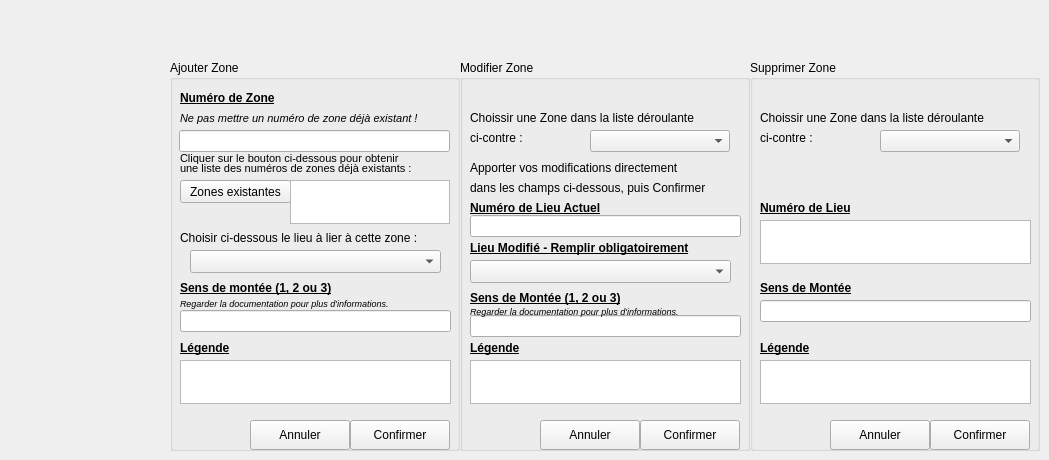
      <widget class="QWidget" name="tbGestionZone">
       <attribute name="title">
        <string>Gestion des zones...</string>
       </attribute>
       <widget class="QGroupBox" name="gbModifierZone">
        <property name="geometry">
         <rect>
          <x>460</x>
          <y>60</y>
          <width>290</width>
          <height>391</height>
         </rect>
        </property>
        <property name="title">
         <string>Modifier Zone</string>
        </property>
        <widget class="QLabel" name="label_93">
         <property name="geometry">
          <rect>
           <x>10</x>
           <y>50</y>
           <width>261</width>
           <height>16</height>
          </rect>
         </property>
         <property name="text">
          <string>Choissir une Zone dans la liste déroulante</string>
         </property>
        </widget>
        <widget class="QComboBox" name="cBoxZoneMod">
         <property name="geometry">
          <rect>
           <x>130</x>
           <y>70</y>
           <width>140</width>
           <height>22</height>
          </rect>
         </property>
        </widget>
        <widget class="QLabel" name="label_94">
         <property name="geometry">
          <rect>
           <x>10</x>
           <y>70</y>
           <width>71</width>
           <height>16</height>
          </rect>
         </property>
         <property name="text">
          <string>ci-contre :</string>
         </property>
        </widget>
        <widget class="QLabel" name="label_95">
         <property name="geometry">
          <rect>
           <x>10</x>
           <y>230</y>
           <width>191</width>
           <height>16</height>
          </rect>
         </property>
         <property name="font">
          <font>
           <weight>75</weight>
           <bold>true</bold>
           <underline>true</underline>
          </font>
         </property>
         <property name="text">
          <string>Sens de Montée (1, 2 ou 3)</string>
         </property>
        </widget>
        <widget class="QLabel" name="label_96">
         <property name="geometry">
          <rect>
           <x>10</x>
           <y>280</y>
           <width>61</width>
           <height>16</height>
          </rect>
         </property>
         <property name="font">
          <font>
           <weight>75</weight>
           <bold>true</bold>
           <underline>true</underline>
          </font>
         </property>
         <property name="text">
          <string>Légende</string>
         </property>
        </widget>
        <widget class="QTextEdit" name="txtZoneLegendeMod">
         <property name="geometry">
          <rect>
           <x>10</x>
           <y>300</y>
           <width>271</width>
           <height>44</height>
          </rect>
         </property>
        </widget>
        <widget class="QLabel" name="label_99">
         <property name="geometry">
          <rect>
           <x>10</x>
           <y>100</y>
           <width>261</width>
           <height>16</height>
          </rect>
         </property>
         <property name="font">
          <font>
           <weight>50</weight>
           <bold>false</bold>
          </font>
         </property>
         <property name="text">
          <string>Apporter vos modifications directement</string>
         </property>
        </widget>
        <widget class="QLabel" name="label_100">
         <property name="geometry">
          <rect>
           <x>10</x>
           <y>120</y>
           <width>271</width>
           <height>16</height>
          </rect>
         </property>
         <property name="text">
          <string>dans les champs ci-dessous, puis Confirmer</string>
         </property>
        </widget>
        <widget class="QPushButton" name="btAnnulerZoneMod">
         <property name="geometry">
          <rect>
           <x>80</x>
           <y>360</y>
           <width>100</width>
           <height>30</height>
          </rect>
         </property>
         <property name="text">
          <string>Annuler</string>
         </property>
         <property name="icon">
          <iconset>
           <normaloff>C:/Users/Tom/Documents/ECOLE/BTS_IRIS_2/SuPerL/LINUX/FONCTIONNEL_RV1/Projet_Config/ressources/ButtonClose.png</normaloff>C:/Users/Tom/Documents/ECOLE/BTS_IRIS_2/SuPerL/LINUX/FONCTIONNEL_RV1/Projet_Config/ressources/ButtonClose.png</iconset>
         </property>
        </widget>
        <widget class="QPushButton" name="btOkZoneMod">
         <property name="geometry">
          <rect>
           <x>180</x>
           <y>360</y>
           <width>100</width>
           <height>30</height>
          </rect>
         </property>
         <property name="text">
          <string>Confirmer</string>
         </property>
         <property name="icon">
          <iconset>
           <normaloff>C:/Users/Tom/Documents/ECOLE/BTS_IRIS_2/SuPerL/LINUX/FONCTIONNEL_RV1/Projet_Config/ressources/bt_ok.png</normaloff>C:/Users/Tom/Documents/ECOLE/BTS_IRIS_2/SuPerL/LINUX/FONCTIONNEL_RV1/Projet_Config/ressources/bt_ok.png</iconset>
         </property>
        </widget>
        <widget class="QLabel" name="label_101">
         <property name="geometry">
          <rect>
           <x>230</x>
           <y>2</y>
           <width>51</width>
           <height>51</height>
          </rect>
         </property>
         <property name="text">
          <string/>
         </property>
         <property name="pixmap">
          <pixmap>C:/Users/Tom/Documents/ECOLE/BTS_IRIS_2/SuPerL/LINUX/FONCTIONNEL_RV1/Projet_Config/ressources/modifier.png</pixmap>
         </property>
        </widget>
        <widget class="QLabel" name="label_108">
         <property name="geometry">
          <rect>
           <x>10</x>
           <y>180</y>
           <width>281</width>
           <height>16</height>
          </rect>
         </property>
         <property name="font">
          <font>
           <weight>75</weight>
           <bold>true</bold>
           <underline>true</underline>
          </font>
         </property>
         <property name="text">
          <string>Lieu Modifié - Remplir obligatoirement</string>
         </property>
        </widget>
        <widget class="QComboBox" name="cBoxZoneLieuMod">
         <property name="geometry">
          <rect>
           <x>10</x>
           <y>200</y>
           <width>261</width>
           <height>23</height>
          </rect>
         </property>
        </widget>
        <widget class="QLineEdit" name="lEditZoneSensMonterMod">
         <property name="geometry">
          <rect>
           <x>10</x>
           <y>255</y>
           <width>271</width>
           <height>22</height>
          </rect>
         </property>
        </widget>
        <widget class="QLabel" name="label_156">
         <property name="geometry">
          <rect>
           <x>10</x>
           <y>140</y>
           <width>161</width>
           <height>16</height>
          </rect>
         </property>
         <property name="font">
          <font>
           <weight>75</weight>
           <bold>true</bold>
           <underline>true</underline>
          </font>
         </property>
         <property name="text">
          <string>Numéro de Lieu Actuel</string>
         </property>
        </widget>
        <widget class="QLineEdit" name="lEditNumLieuActuel">
         <property name="geometry">
          <rect>
           <x>10</x>
           <y>155</y>
           <width>271</width>
           <height>22</height>
          </rect>
         </property>
         <property name="cursor">
          <cursorShape>ForbiddenCursor</cursorShape>
         </property>
         <property name="readOnly">
          <bool>true</bool>
         </property>
        </widget>
        <widget class="QLabel" name="label_158">
         <property name="geometry">
          <rect>
           <x>10</x>
           <y>243</y>
           <width>261</width>
           <height>16</height>
          </rect>
         </property>
         <property name="font">
          <font>
           <pointsize>7</pointsize>
           <italic>true</italic>
          </font>
         </property>
         <property name="text">
          <string>Regarder la documentation pour plus d'informations.</string>
         </property>
        </widget>
       </widget>
       <widget class="QGroupBox" name="gbSupprimerZone">
        <property name="geometry">
         <rect>
          <x>750</x>
          <y>60</y>
          <width>290</width>
          <height>391</height>
         </rect>
        </property>
        <property name="title">
         <string>Supprimer Zone</string>
        </property>
        <widget class="QLabel" name="label_102">
         <property name="geometry">
          <rect>
           <x>10</x>
           <y>50</y>
           <width>261</width>
           <height>16</height>
          </rect>
         </property>
         <property name="text">
          <string>Choissir une Zone dans la liste déroulante</string>
         </property>
        </widget>
        <widget class="QLabel" name="label_103">
         <property name="geometry">
          <rect>
           <x>10</x>
           <y>70</y>
           <width>71</width>
           <height>16</height>
          </rect>
         </property>
         <property name="text">
          <string>ci-contre :</string>
         </property>
        </widget>
        <widget class="QComboBox" name="cBoxZoneSupp">
         <property name="geometry">
          <rect>
           <x>130</x>
           <y>70</y>
           <width>140</width>
           <height>22</height>
          </rect>
         </property>
        </widget>
        <widget class="QLabel" name="label_104">
         <property name="geometry">
          <rect>
           <x>10</x>
           <y>220</y>
           <width>111</width>
           <height>16</height>
          </rect>
         </property>
         <property name="font">
          <font>
           <weight>75</weight>
           <bold>true</bold>
           <underline>true</underline>
          </font>
         </property>
         <property name="text">
          <string>Sens de Montée</string>
         </property>
        </widget>
        <widget class="QLabel" name="label_105">
         <property name="geometry">
          <rect>
           <x>10</x>
           <y>280</y>
           <width>61</width>
           <height>16</height>
          </rect>
         </property>
         <property name="font">
          <font>
           <weight>75</weight>
           <bold>true</bold>
           <underline>true</underline>
          </font>
         </property>
         <property name="text">
          <string>Légende</string>
         </property>
        </widget>
        <widget class="QTextEdit" name="txtZoneLegendeSupp">
         <property name="geometry">
          <rect>
           <x>10</x>
           <y>300</y>
           <width>271</width>
           <height>44</height>
          </rect>
         </property>
         <property name="cursor" stdset="0">
          <cursorShape>ForbiddenCursor</cursorShape>
         </property>
         <property name="readOnly">
          <bool>true</bool>
         </property>
         <property name="textInteractionFlags">
          <set>Qt::TextSelectableByMouse</set>
         </property>
        </widget>
        <widget class="QPushButton" name="btAnnulerZoneSupp">
         <property name="geometry">
          <rect>
           <x>80</x>
           <y>360</y>
           <width>100</width>
           <height>30</height>
          </rect>
         </property>
         <property name="text">
          <string>Annuler</string>
         </property>
         <property name="icon">
          <iconset>
           <normaloff>C:/Users/Tom/Documents/ECOLE/BTS_IRIS_2/SuPerL/LINUX/FONCTIONNEL_RV1/Projet_Config/ressources/ButtonClose.png</normaloff>C:/Users/Tom/Documents/ECOLE/BTS_IRIS_2/SuPerL/LINUX/FONCTIONNEL_RV1/Projet_Config/ressources/ButtonClose.png</iconset>
         </property>
        </widget>
        <widget class="QPushButton" name="btOkZoneSupp">
         <property name="geometry">
          <rect>
           <x>180</x>
           <y>360</y>
           <width>100</width>
           <height>30</height>
          </rect>
         </property>
         <property name="text">
          <string>Confirmer</string>
         </property>
         <property name="icon">
          <iconset>
           <normaloff>C:/Users/Tom/Documents/ECOLE/BTS_IRIS_2/SuPerL/LINUX/FONCTIONNEL_RV1/Projet_Config/ressources/bt_ok.png</normaloff>C:/Users/Tom/Documents/ECOLE/BTS_IRIS_2/SuPerL/LINUX/FONCTIONNEL_RV1/Projet_Config/ressources/bt_ok.png</iconset>
         </property>
        </widget>
        <widget class="QLabel" name="label_106">
         <property name="geometry">
          <rect>
           <x>230</x>
           <y>0</y>
           <width>51</width>
           <height>51</height>
          </rect>
         </property>
         <property name="text">
          <string/>
         </property>
         <property name="pixmap">
          <pixmap>C:/Users/Tom/Documents/ECOLE/BTS_IRIS_2/SuPerL/LINUX/FONCTIONNEL_RV1/Projet_Config/ressources/supprimer.png</pixmap>
         </property>
        </widget>
        <widget class="QTextEdit" name="txtZoneLieuSupp">
         <property name="geometry">
          <rect>
           <x>10</x>
           <y>160</y>
           <width>271</width>
           <height>44</height>
          </rect>
         </property>
         <property name="cursor" stdset="0">
          <cursorShape>ForbiddenCursor</cursorShape>
         </property>
         <property name="readOnly">
          <bool>true</bool>
         </property>
        </widget>
        <widget class="QLabel" name="label_109">
         <property name="geometry">
          <rect>
           <x>10</x>
           <y>140</y>
           <width>111</width>
           <height>16</height>
          </rect>
         </property>
         <property name="font">
          <font>
           <weight>75</weight>
           <bold>true</bold>
           <underline>true</underline>
          </font>
         </property>
         <property name="text">
          <string>Numéro de Lieu</string>
         </property>
        </widget>
        <widget class="QLineEdit" name="lEditZoneSensMonterSupp">
         <property name="geometry">
          <rect>
           <x>10</x>
           <y>240</y>
           <width>271</width>
           <height>22</height>
          </rect>
         </property>
         <property name="cursor">
          <cursorShape>ForbiddenCursor</cursorShape>
         </property>
         <property name="readOnly">
          <bool>true</bool>
         </property>
        </widget>
       </widget>
       <widget class="QGroupBox" name="gbAjouterZone">
        <property name="enabled">
         <bool>true</bool>
        </property>
        <property name="geometry">
         <rect>
          <x>170</x>
          <y>60</y>
          <width>290</width>
          <height>391</height>
         </rect>
        </property>
        <property name="title">
         <string>Ajouter Zone</string>
        </property>
        <widget class="QLabel" name="label_73">
         <property name="geometry">
          <rect>
           <x>10</x>
           <y>30</y>
           <width>121</width>
           <height>16</height>
          </rect>
         </property>
         <property name="font">
          <font>
           <weight>75</weight>
           <bold>true</bold>
           <underline>true</underline>
          </font>
         </property>
         <property name="text">
          <string>Numéro de Zone</string>
         </property>
        </widget>
        <widget class="QLineEdit" name="lEditNumZoneAdd">
         <property name="geometry">
          <rect>
           <x>9</x>
           <y>70</y>
           <width>271</width>
           <height>22</height>
          </rect>
         </property>
        </widget>
        <widget class="QLabel" name="label_78">
         <property name="geometry">
          <rect>
           <x>10</x>
           <y>90</y>
           <width>251</width>
           <height>16</height>
          </rect>
         </property>
         <property name="font">
          <font>
           <pointsize>8</pointsize>
          </font>
         </property>
         <property name="text">
          <string>Cliquer sur le bouton ci-dessous pour obtenir</string>
         </property>
        </widget>
        <widget class="QLabel" name="label_79">
         <property name="geometry">
          <rect>
           <x>10</x>
           <y>100</y>
           <width>271</width>
           <height>16</height>
          </rect>
         </property>
         <property name="font">
          <font>
           <pointsize>8</pointsize>
          </font>
         </property>
         <property name="text">
          <string>une liste des numéros de zones déjà existants :</string>
         </property>
        </widget>
        <widget class="QPushButton" name="btVueExistante_2">
         <property name="geometry">
          <rect>
           <x>10</x>
           <y>120</y>
           <width>111</width>
           <height>23</height>
          </rect>
         </property>
         <property name="text">
          <string>Zones existantes</string>
         </property>
        </widget>
        <widget class="QTextEdit" name="txtZoneExiste">
         <property name="geometry">
          <rect>
           <x>120</x>
           <y>120</y>
           <width>160</width>
           <height>44</height>
          </rect>
         </property>
         <property name="cursor" stdset="0">
          <cursorShape>ForbiddenCursor</cursorShape>
         </property>
         <property name="mouseTracking">
          <bool>false</bool>
         </property>
         <property name="textInteractionFlags">
          <set>Qt::TextSelectableByMouse</set>
         </property>
        </widget>
        <widget class="QLabel" name="label_80">
         <property name="geometry">
          <rect>
           <x>10</x>
           <y>50</y>
           <width>281</width>
           <height>16</height>
          </rect>
         </property>
         <property name="font">
          <font>
           <pointsize>8</pointsize>
           <italic>true</italic>
          </font>
         </property>
         <property name="text">
          <string>Ne pas mettre un numéro de zone déjà existant !</string>
         </property>
        </widget>
        <widget class="QLabel" name="label_87">
         <property name="geometry">
          <rect>
           <x>10</x>
           <y>220</y>
           <width>191</width>
           <height>16</height>
          </rect>
         </property>
         <property name="font">
          <font>
           <weight>75</weight>
           <bold>true</bold>
           <underline>true</underline>
          </font>
         </property>
         <property name="text">
          <string>Sens de montée (1, 2 ou 3)</string>
         </property>
        </widget>
        <widget class="QLabel" name="label_89">
         <property name="geometry">
          <rect>
           <x>10</x>
           <y>280</y>
           <width>191</width>
           <height>16</height>
          </rect>
         </property>
         <property name="font">
          <font>
           <weight>75</weight>
           <bold>true</bold>
           <underline>true</underline>
          </font>
         </property>
         <property name="text">
          <string>Légende</string>
         </property>
        </widget>
        <widget class="QTextEdit" name="txtZoneLegendeAdd">
         <property name="geometry">
          <rect>
           <x>10</x>
           <y>300</y>
           <width>271</width>
           <height>44</height>
          </rect>
         </property>
        </widget>
        <widget class="QPushButton" name="btAnnulerZoneAdd">
         <property name="geometry">
          <rect>
           <x>80</x>
           <y>360</y>
           <width>100</width>
           <height>30</height>
          </rect>
         </property>
         <property name="text">
          <string>Annuler</string>
         </property>
         <property name="icon">
          <iconset>
           <normaloff>C:/Users/Tom/Documents/ECOLE/BTS_IRIS_2/SuPerL/LINUX/FONCTIONNEL_RV1/Projet_Config/ressources/ButtonClose.png</normaloff>C:/Users/Tom/Documents/ECOLE/BTS_IRIS_2/SuPerL/LINUX/FONCTIONNEL_RV1/Projet_Config/ressources/ButtonClose.png</iconset>
         </property>
        </widget>
        <widget class="QPushButton" name="btOkZoneAdd">
         <property name="geometry">
          <rect>
           <x>180</x>
           <y>360</y>
           <width>100</width>
           <height>30</height>
          </rect>
         </property>
         <property name="text">
          <string>Confirmer</string>
         </property>
         <property name="icon">
          <iconset>
           <normaloff>C:/Users/Tom/Documents/ECOLE/BTS_IRIS_2/SuPerL/LINUX/FONCTIONNEL_RV1/Projet_Config/ressources/bt_ok.png</normaloff>C:/Users/Tom/Documents/ECOLE/BTS_IRIS_2/SuPerL/LINUX/FONCTIONNEL_RV1/Projet_Config/ressources/bt_ok.png</iconset>
         </property>
        </widget>
        <widget class="QLabel" name="label_92">
         <property name="geometry">
          <rect>
           <x>230</x>
           <y>0</y>
           <width>51</width>
           <height>51</height>
          </rect>
         </property>
         <property name="text">
          <string/>
         </property>
         <property name="pixmap">
          <pixmap>C:/Users/Tom/Documents/ECOLE/BTS_IRIS_2/SuPerL/LINUX/FONCTIONNEL_RV1/Projet_Config/ressources/new.png</pixmap>
         </property>
        </widget>
        <widget class="QLabel" name="label_107">
         <property name="geometry">
          <rect>
           <x>10</x>
           <y>170</y>
           <width>321</width>
           <height>16</height>
          </rect>
         </property>
         <property name="text">
          <string>Choisir ci-dessous le lieu à lier à cette zone :</string>
         </property>
        </widget>
        <widget class="QComboBox" name="cBoxLieuLier">
         <property name="geometry">
          <rect>
           <x>20</x>
           <y>190</y>
           <width>251</width>
           <height>23</height>
          </rect>
         </property>
        </widget>
        <widget class="QLineEdit" name="lEditZoneSensMonterAdd">
         <property name="geometry">
          <rect>
           <x>10</x>
           <y>250</y>
           <width>271</width>
           <height>22</height>
          </rect>
         </property>
        </widget>
        <widget class="QLabel" name="label_157">
         <property name="geometry">
          <rect>
           <x>10</x>
           <y>235</y>
           <width>261</width>
           <height>16</height>
          </rect>
         </property>
         <property name="font">
          <font>
           <pointsize>7</pointsize>
           <italic>true</italic>
          </font>
         </property>
         <property name="text">
          <string>Regarder la documentation pour plus d'informations.</string>
         </property>
        </widget>
       </widget>
      </widget>
